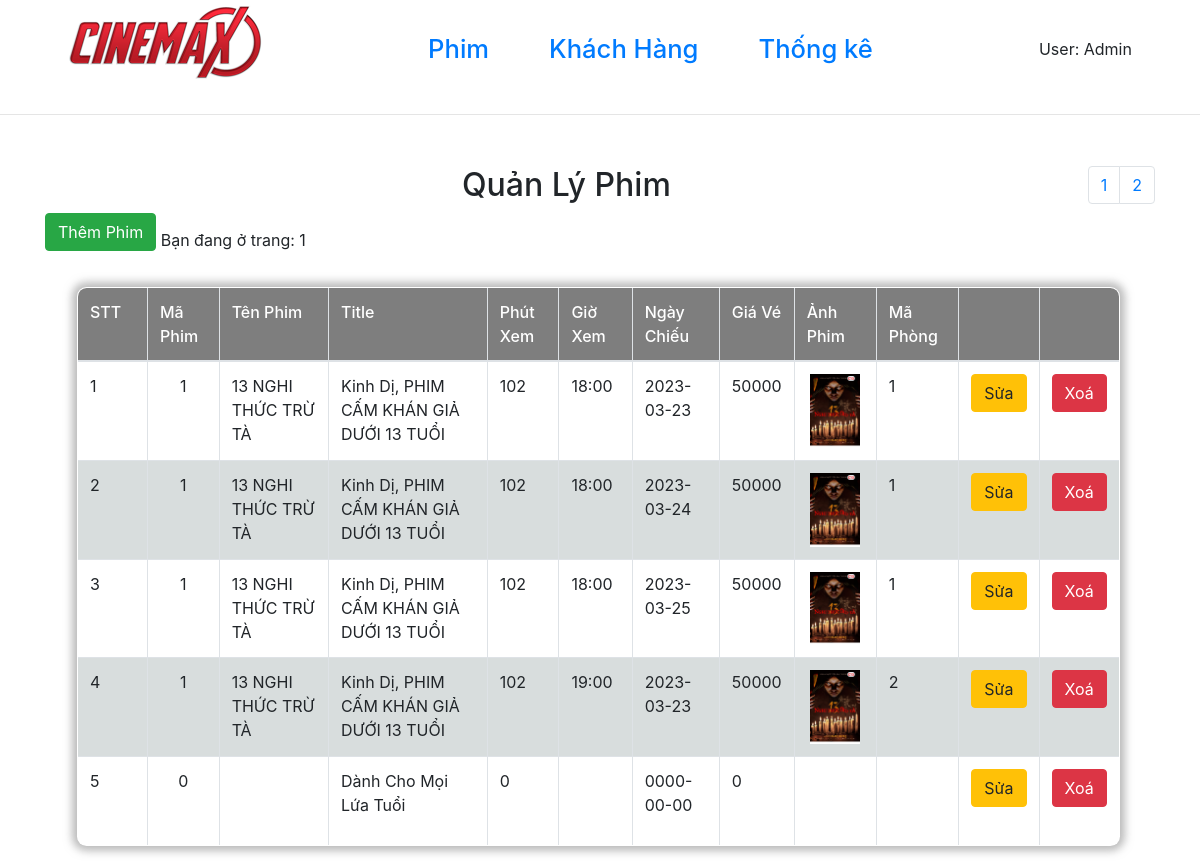
/admin/phim/index.php, run on the app's committed database.
### tables this page shows
CREATE TABLE `phim` (
  `maphim` int(11) NOT NULL,
  `tenphim` text DEFAULT NULL,
  `title` text DEFAULT NULL,
  `phut` int(11) DEFAULT NULL,
  `gioxem` text DEFAULT NULL,
  `ngaychieu` date DEFAULT NULL,
  `giave` int(11) DEFAULT NULL,
  `img` text NOT NULL,
  `maphong` text NOT NULL
);

### admin/database/dbhelper.php (called while the page is built, shortened)
<?php
function executeResult($sql)
{
	$con = mysqli_connect(HOST, USERNAME, PASSWORD, DATABASE);
	$result = mysqli_query($con, $sql);
	$data   = [];
	while ($row = mysqli_fetch_array($result, 1)) {
		$data[] = $row;
	}
	return $data;
}

### admin/phim/index.php (the view, shortened to what this page needs)
<?php
require_once('../database/dbhelper.php');
?>
<?php
require('../header.php');
?>
<!DOCTYPE html>
<html>
<head>
    <link rel="stylesheet" href="https://maxcdn.bootstrapcdn.com/bootstrap/4.4.1/css/bootstrap.min.css">
</head>
<body>
    <div class="container">
        <div class="panel panel-primary">
            <div class="panel-heading">
                <h2 class="text-center">Quản Lý Phim</h2>
            </div>
            <a href="add.php">
                <button class=" btn btn-success" style="margin-bottom:20px">Thêm Phim</button>
            </a>
            <table class="table table-bordered table-hover">
                <thead>
                    <tr style="font-weight: 500;">
                        <td width="70px">STT</td>
                        <td>Mã Phim</td>
                        <td>Tên Phim</td>
                        <td>Title</td>
                        <td>Phút Xem</td>
                        <td>Giờ Xem</td>
                        <td>Ngày Chiếu</td>
                        <td>Giá Vé</td>
                        <td>Ảnh Phim</td>
                        <td>Mã Phòng</td>
                        <td width="50px"></td>
                        <td width="50px"></td>
                    </tr>
                </thead>
                <tbody>
                    <?php
                    try {
                        if (isset($_GET['page'])) {
                            $page = $_GET['page'];
                        } else {
                            $page = 1;
                        }
                        $limit = 5;
                        $start = ($page - 1) * $limit;
                        $sql = "SELECT * FROM phim limit $start,$limit";
                        executeResult($sql);
                        $productList = executeResult($sql);
                        $index = 1;
                        foreach ($productList as $item) {
                            echo '  <tr>
                    <td>' . ($index++) . '</td>
                    <td style="text-align:center">'.$item['maphim'].'</td>
                    <td>' . $item['tenphim'] . '</td>
                    <td>' . $item['title'].'</td>
                    <td>' . $item['phut'] . '</td>
                    <td>' . $item['gioxem'] . '</td>
                    <td>' . $item['ngaychieu'] . '</td>
                    <td>' . $item['giave'] . '</td>
                    <td style="text-align:center">
                        <img src="http://localhost/WEB_FILM/accets/img/' . $item['img'] . '" alt="" style="width: 50px">
                    </td>
                    <td>' . $item['maphong'] . '</td>
                    <td>
                        <a href="sua.php?maphim=' . $item['maphim'] . '">
                            <button class=" btn btn-warning">Sửa</button>
                        </a>
                    </td>
                    <td>
                    <button class="btn btn-danger" onclick="deleteProduct(' . $item['maphim'] . ')">Xoá</button>
                    </td>
                </tr>';
                        }
                    } catch (Exception $e) {
                        die("Lỗi thực thi sql: " . $e->getMessage());
                    }
                    ?>
                </tbody>
            </table>
        </div>
        <ul class="pagination">
            <?php
            $sql = "SELECT * FROM `phim`";
            $conn = mysqli_connect(HOST, USERNAME, PASSWORD, DATABASE);
            $result = mysqli_query($conn, $sql);
            if (mysqli_num_rows($result)) {
                $numrow = mysqli_num_rows($result);
                $current_page = ceil($numrow / 5);
            }
            for ($i = 1; $i <= $current_page; $i++) {
                if ($i == $current_page) {
                    echo '
            <li class="page-item"><a class="page-link" href="?page=' . $i . '">' . $i . '</a></li>';
                } else {
                    echo '
            <li class="page-item"><a class="page-link" href="?page=' . $i . '">' . $i . '</a></li>
                    ';
                }
            }
            ?>
        </ul>
    </div>
</body>
</html>

### admin/header.php (shortened to what this page needs)
<?php
require_once('../database/dbhelper.php');
 ?>
<!DOCTYPE html>
<html lang="en">
<head>
    <link rel="stylesheet" href="http://localhost/WEB_FILM/admin/index.css">
    <link rel="stylesheet" href="accets/plugin/fontawesome-free/css/all.css">
    <link rel="stylesheet" href="https://necolas.github.io/normalize.css/8.0.1/normalize.css">
</head>
<body>
    <header>
        <div class="grid">
            <div class="header-menu">
                <div class="header-menu-logo">
                    <a href="http://localhost/WEB_FILM/admin/"><img src="http://localhost/WEB_FILM/admin/logo.png" alt="CENIMAX"></a>
                </div>
                <div class="header-menu-list">
                    <div class="header-menu-list-item"><a href="http://localhost/WEB_FILM/admin/phim">Phim</a></div>
                    <div class="header-menu-list-item"><a href="http://localhost/WEB_FILM/admin/khachhang">Khách Hàng</a></div>
                    <div class="header-menu-list-item"><a href="http://localhost/WEB_FILM/admin/">Thống kê</a></div>
                </div>
                <div class="header-menu-right">User: Admin</div>
            </div>
        </div>
    </header>
    <hr>

### admin/index.css (style rules this page uses)
.header-menu { display: flex; justify-content: space-around; }
.header-menu-list { display: flex; justify-content: space-between; align-items: center; }
.header-menu-list-item { padding: 30px; }
.header-menu-list-item a { text-decoration: none; list-style: none; text-align: center; font-size: 1.6rem; font-weight: 500; }
.header-menu-right { display: flex; align-items: center; }
.container { display: flex; justify-content: center; padding-top: 35px; }
.table { margin:1rem 2rem ; border-color: inherit; border-collapse: collapse; border: 0.1rem solid rgb(92, 90, 90); display: table; width: 100%; overflow: hidden; border-radius: 0.6rem; box-shadow: 0 0 0.5rem 0.3rem #7a7a7a86; }
thead { background-color: rgb(126, 126, 126); color: rgb(255, 255, 255); }
td { padding: 0.5rem 1rem; vertical-align: middle; }
tbody tr:nth-child(even) { background-color: rgba(186, 196, 196, 0.568); }
tbody tr:nth-child(odd) { background-color: #ffffff; }

### data on the page
phim: maphim "1", tenphim "13 NGHI THỨC TRỪ TÀ", title "Kinh Dị, PHIM CẤM KHÁN GIẢ DƯỚI 13 TUỔI", phut "102", gioxem "18:00", ngaychieu "2023-03-23", giave "50000", img (picture), maphong "1"
phim: maphim "1", tenphim "13 NGHI THỨC TRỪ TÀ", title "Kinh Dị, PHIM CẤM KHÁN GIẢ DƯỚI 13 TUỔI", phut "102", gioxem "18:00", ngaychieu "2023-03-24", giave "50000", img (picture), maphong "1"
phim: maphim "1", tenphim "13 NGHI THỨC TRỪ TÀ", title "Kinh Dị, PHIM CẤM KHÁN GIẢ DƯỚI 13 TUỔI", phut "102", gioxem "18:00", ngaychieu "2023-03-25", giave "50000", img (picture), maphong "1"
phim: maphim "1", tenphim "13 NGHI THỨC TRỪ TÀ", title "Kinh Dị, PHIM CẤM KHÁN GIẢ DƯỚI 13 TUỔI", phut "102", gioxem "19:00", ngaychieu "2023-03-23", giave "50000", img (picture), maphong "2"
phim: maphim "0", title "Dành Cho Mọi Lứa Tuổi", phut "0", ngaychieu "0000-00-00", giave "0"
